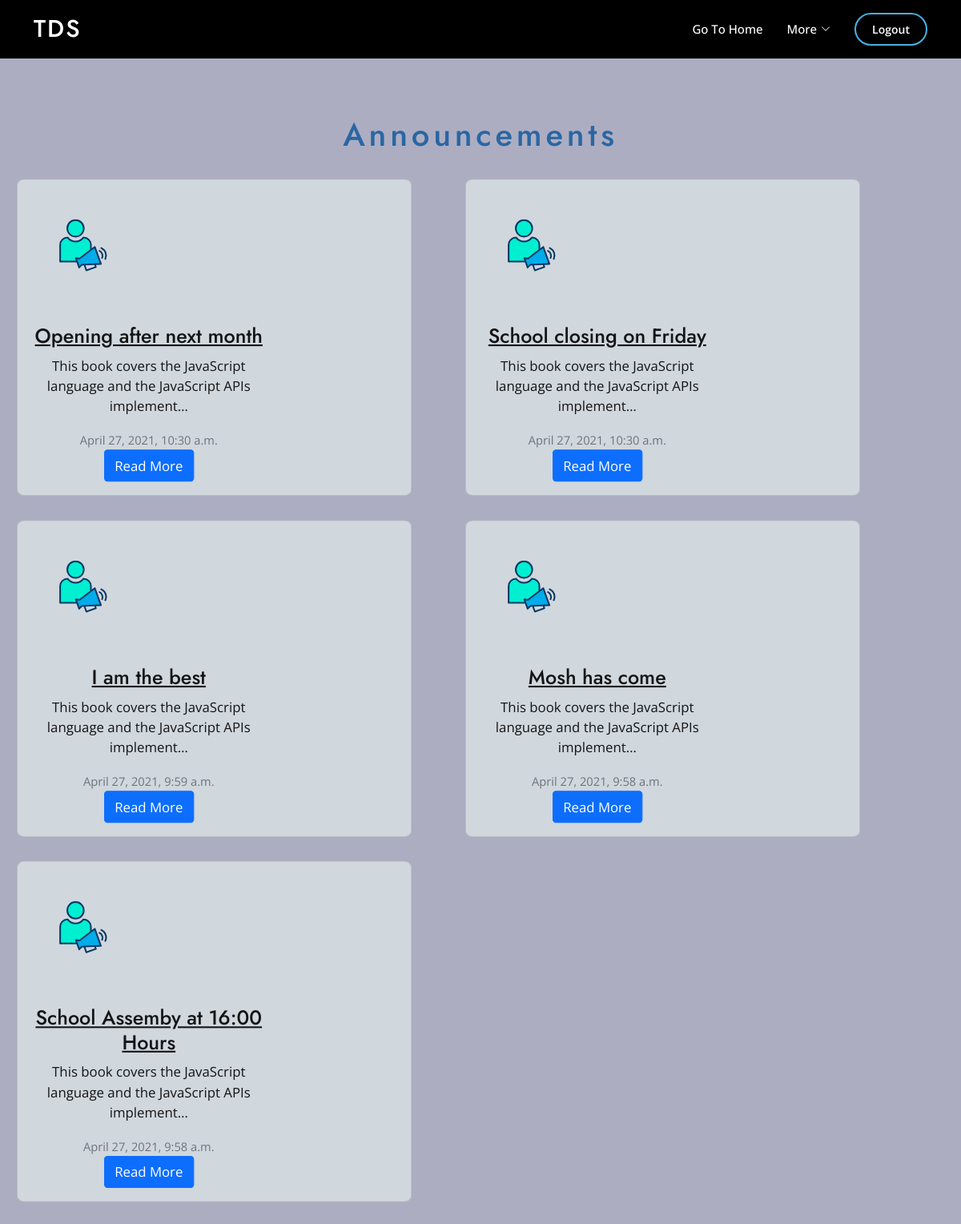
The app's page /routine/announcements (signed in), older data.
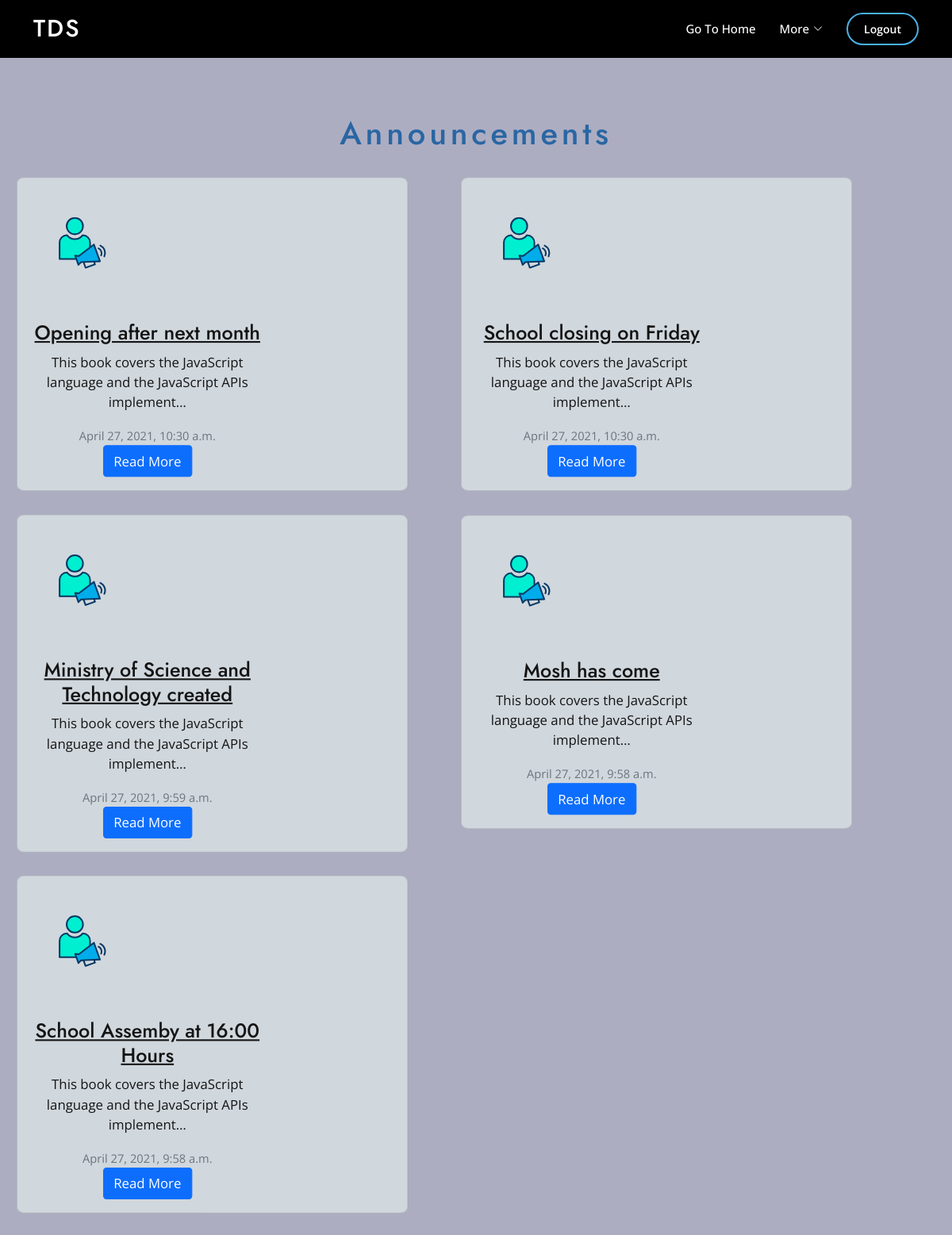
The same page, newer data.
### routine/models.py (models this page shows, shortened)
class Announcement(models.Model):
    subject = models.CharField(max_length=200, verbose_name='Title of the announcement')
    body = models.TextField(verbose_name='Type the detailed announcement here')
    target_audience = models.CharField(max_length=50, choices=[
        ('Students', 'Students'),
        ('Teachers', 'Teachers'),
        ('Supervisors', 'Supervisors')
    ], verbose_name='To whom is this announcement being sent?')
    published_date_time = models.DateTimeField(
        auto_now_add=True, editable=False)
    class Meta:
        verbose_name = 'ANNOUNCEMENT'
        verbose_name_plural = verbose_name + 'S'

### routine/views.py (the view)
# urls.py: path('announcements', views.annoucements, name='announcements'),
@login_required
def annoucements(request):
    announcements = Announcement.objects.order_by('-published_date_time')[:25]
    context = {
        'announcements': announcements
    }
    return render(request, 'routine/announcements.html', context)

### templates/routine/announcements.html (shortened to what this page needs)
{% extends "routine/dashboard.html" %} {% load static %} {% block content %}
<h1 class="main-heading">Announcements</h1>
{% for announcement in announcements %}
<ul class="card-list">
  <li class="card-list-item">
    <a href="{% url 'routine:announcement-detail' announcement.id %}">
      <div class="card mb-3">
        <div class="row g-0">
          <div class="col-md-4">
            <img src="{% static 'images/announcement.svg' %}" alt="announcements icon" />
          </div>
          <div class="col-md-8">
            <div class="card-body">
              <h4 class="card-title">{{announcement.subject}}</h4>
              <p class="card-text">{{announcement.body | truncatechars:75}}</p>
              <p class="card-text">
                <small class="text-muted">{{announcement.published_date_time}}</small>
              </p>
              <a href="{% url 'routine:announcement-detail' announcement.id %}" class="btn btn-primary">Read More</a>
            </div>
          </div>
        </div>
    </a>
  </li>
</ul>
{% endfor %} {% endblock%}

### templates/routine/dashboard.html (shortened to what this page needs)
<!DOCTYPE html>
{% load static %}
<html lang="en">
<head>
  <link href="{% static 'assets/vendor/aos/aos.css' %}" rel="stylesheet" />
  <link href="{% static 'assets/vendor/bootstrap/css/bootstrap.min.css' %}" rel="stylesheet" />
  <link href="{% static 'assets/vendor/bootstrap-icons/bootstrap-icons.css' %}" rel="stylesheet" />
  <link href="assets/vendor/boxicons/css/boxicons.min.css" rel="stylesheet" />
  <link href="{% static 'assets/vendor/glightbox/css/glightbox.min.css' %}" rel="stylesheet" />
  <link href="{% static 'assets/vendor/remixicon/remixicon.css' %}" rel="stylesheet" />
  <link href="{% static 'assets/vendor/swiper/swiper-bundle.min.css' %}" rel="stylesheet" />
  <link href="{% static 'assets/css/style.css' %}" rel="stylesheet" />
</head>
<body>
  <header id="header" class="fixed-top">
    <div class="container d-flex align-items-center">
      <h1 class="logo me-auto"><a href="{% url 'index' %}">TDS</a></h1>
      <nav id="navbar" class="navbar">
        <ul>
          <li>
            <a class="nav-link scrollto" href="{% url 'index' %}">Go To Home</a>
          </li>
          {% if request.user.is_authenticated %}
          <li class="dropdown">
            <a href="#"><span>More</span> <i class="bi bi-chevron-down"></i></a>
          </li>
          {% endif %} {% if request.user.is_authenticated %}
          <li>
            <a class="getstarted scrollto" href="{% url 'accounts:logout' %}">Logout</a>
          </li>
          {% else %}
          <li>
            <a class="getstarted scrollto" href="{% url 'accounts:login' %}">Login</a>
          </li>
          {% endif %}
        </ul>
      </nav>
    </div>
  </header>
  <section>{% block content %} {% endblock content %}</section>
</body>
</html>

### dutyrota/static/assets/css/style.css (style rules this page uses)
body { color: #444444; font-family: "Open Sans", sans-serif; }
a { color: rgb(20, 20, 20); text-decoration: none; }
h1, h2, h3, h4, h5, h6 { font-family: "Jost", sans-serif; }
#header { transition: all 0.5s; z-index: 997; padding: 15px 0; }
#header .logo { font-size: 30px; margin: 0; padding: 0; line-height: 1; font-weight: 500; letter-spacing: 2px; text-transform: uppercase; }
#header .logo a { color: #fff; }
.navbar { padding: 0; }
.navbar ul { margin: 0; padding: 0; display: flex; list-style: none; align-items: center; }
.navbar li { position: relative; }
.navbar a { display: flex; align-items: center; justify-content: space-between; padding: 10px 0 10px 30px; font-size: 15px; font-weight: 500; color: #fff; white-space: nowrap; transition: 0.3s; }
.navbar a i { font-size: 12px; line-height: 0; margin-left: 5px; }
.navbar .getstarted { padding: 8px 20px; margin-left: 30px; border-radius: 50px; color: #fff; font-size: 14px; border: 2px solid #47b2e4; font-weight: 600; }
section { padding: 60px 0; overflow: hidden; }

### templates/routine/dashboard.html (style rules this page uses)
header { background-color: black; }
section { margin-top: 7vw; }

### templates/routine/announcements.html (style rules this page uses)
.main-heading { text-align: center; letter-spacing: 0.3rem; margin-bottom: 1.5rem; text-transform: capitalize; color: rgb(41, 102, 163); }
* { box-sizing: border-box; }
.card { background-color: rgb(208, 215, 221); }
.card-title { text-decoration: underline; }
.card-list-item { margin-right: 5vw !important; list-style-type: none !important; border-radius: 1%; transform: scale(1.05); }
.card-list { text-align: center; margin-right: 1rem; }
.col-md-4 img { transform: scale(0.4); }
body { background-color: rgb(173, 173, 194); }
@media screen and (min-width: 1024px) { .card { border-radius: 2%; width: 105% !important; } }
@media screen and (min-width: 1024px) { .card-list-item { display: inline-block; border: unset; } }
@media screen and (min-width: 1024px) { .card-list { display: inline-block; width: 45vw; } }

Row changes from the older to the newer data that the page shows:
changed Announcement: subject "I am the best" → "Ministry of Science and Technology created"
